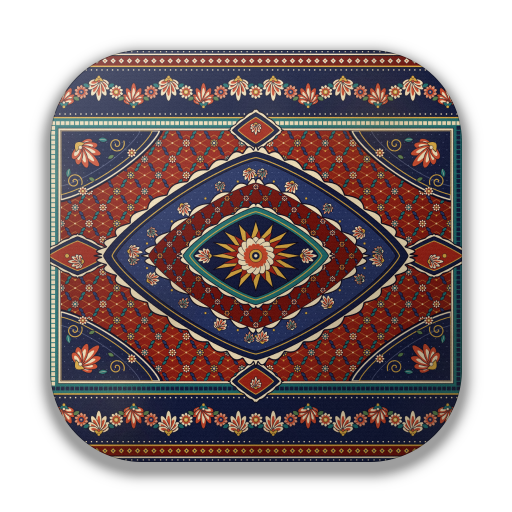
#> input picture windows/assets/app-master.png, 1024 x 1024 px (shown at 1/2 size)
$ python make-windows-resources.py
#> lines starting #> are read from the running program, lines starting #| are printed output that depends on the picture
"""Build native ICO/CUR resources from the Rust --icon master and a closed-hand cursor."""
import struct
from pathlib import Path
from PIL import Image,ImageDraw

assets=Path(__file__).resolve().parents[1]/"assets"
master=Image.open(assets/"app-master.png").convert("RGBA")
#> master is the input picture: PIL image 1024x1024 RGBA; mean R, G, B, A 57.3, 43.4, 43.9, 163
master.save(assets/"app.ico",sizes=[(n,n)for n in [16,24,32,48,64,128,256]])
scale=4
hand=Image.new("RGBA",(32*scale,32*scale))
#> hand: PIL image 128x128 RGBA; every value is 0
draw=ImageDraw.Draw(hand)
def rounded(rectangle,radius,fill,outline=None,width=1):
    draw.rounded_rectangle(tuple(int(v*scale)for v in rectangle),radius=int(radius*scale),fill=fill,outline=outline,width=int(width*scale))
rounded((8,10,25,26),5,"white","black",1.3)
for x,y in [(8,9),(12,7),(16,7),(20,9)]:
    rounded((x,y,x+5,y+11),2.2,"white","black",1.2)
rounded((9,15,25,26),4,"white")
rounded((5,16,13,24),3.5,"white","black",1.3)
rounded((12,23,23,29),2,"white","black",1.2)
draw.line([(12*scale,26*scale),(23*scale,26*scale)],fill="white",width=2*scale)
hand=hand.resize((32,32),Image.Resampling.LANCZOS)
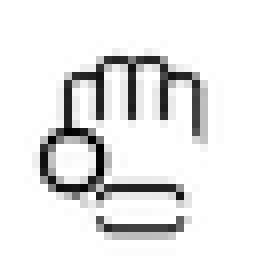
#> hand: PIL image 32x32 RGBA (shown 8 times larger); mean R, G, B, A 68.6, 68.6, 68.6, 88.1; transparent parts drawn white
hand.save(assets/"grab-preview.png")
bottom=hand.transpose(Image.Transpose.FLIP_TOP_BOTTOM)
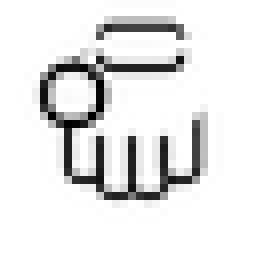
#> bottom: PIL image 32x32 RGBA (shown 8 times larger); mean R, G, B, A 68.6, 68.6, 68.6, 88.1; transparent parts drawn white
pixels=bottom.tobytes("raw","BGRA")
mask=bytearray()
for y in range(32):
    bits=0
    for x in range(32):
        if bottom.getpixel((x,y))[3]==0:bits|=1<<(31-x)
    mask.extend(bits.to_bytes(4,"big"))
bitmap=struct.pack("<IiiHHIIiiII",40,32,64,1,32,0,len(pixels)+len(mask),0,0,0,0)+pixels+mask
header=struct.pack("<HHH",0,2,1)+struct.pack("<BBBBHHII",32,32,0,0,16,16,len(bitmap),22)
(assets/"grab.cur").write_bytes(header+bitmap)
print("Generated app.ico and grab.cur")
